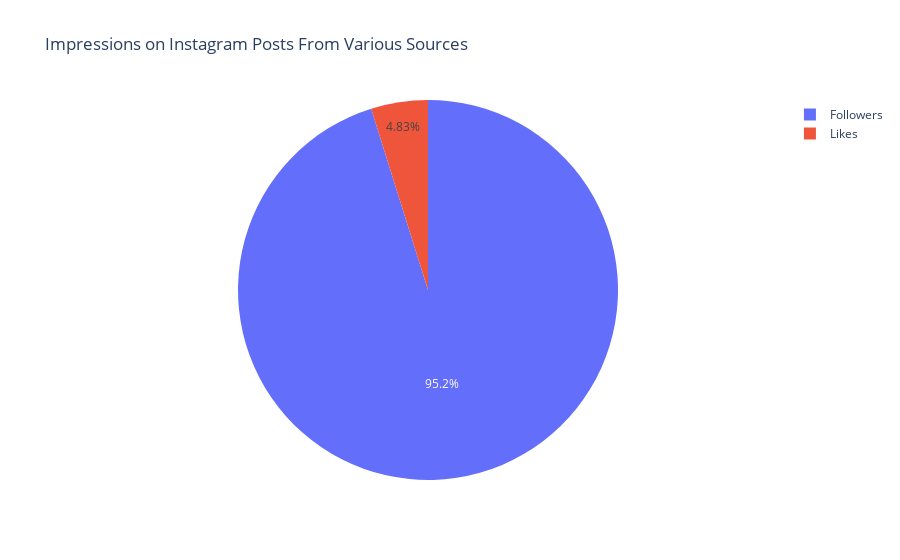

This figure's notebook cell:
### Code cell
import plotly.express as px

## Relation between Likes and Followers

followers = df["Followers"].sum()
likes = df["Likes"].sum()

labels = ['Followers', 'Likes']
values = [followers, likes]

fig = px.pie(df, values=values, names=labels, title='Impressions on Instagram Posts From Various Sources')
fig.show()

### Figure 1 — Plotly figure (JSON) as saved in the notebook; plotly's stock layout.template omitted (floating-point values rounded to 4 significant figures)
{"data": [{"domain": {"x": [0, 1], "y": [0, 1]}, "hovertemplate": "label=%{label}<br>value=%{value}<extra></extra>", "labels": ["Followers", "Likes"], "legendgroup": "", "name": "", "showlegend": true, "type": "pie", "values": [88607, 4501]}], "layout": {"legend": {"tracegroupgap": 0}, "title": {"text": "Impressions on Instagram Posts From Various Sources"}}}
